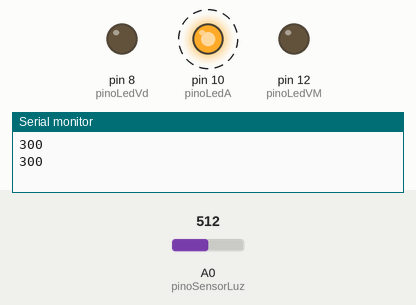
This sketch was run on a simulated Arduino Uno, built with avr-gcc and run on an emulated ATmega328P. On the bench: output pins drawn as LEDs (lit = HIGH), the last lines printed to the serial monitor. Dashed ring = blinking. Inputs (shaded band) come from the test bench; at power-on: A0 (pinoSensorLuz) = 512.

Above: at 2.8 s.
2.9 s: A0 (pinoSensorLuz) set to 669
6.4 s: A0 (pinoSensorLuz) set to 699
At 8.8 s:
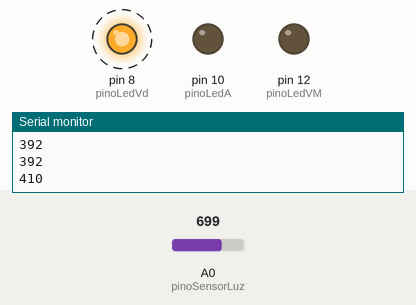
12.4 s: A0 (pinoSensorLuz) set to 306
At 14.8 s:
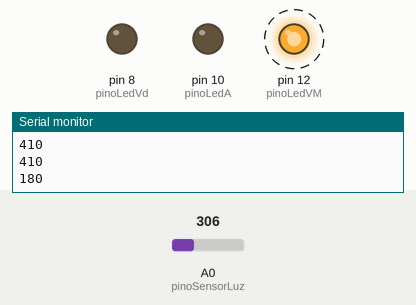
18.4 s: A0 (pinoSensorLuz) set to 325
21.9 s: A0 (pinoSensorLuz) set to 351
At 23.8 s:
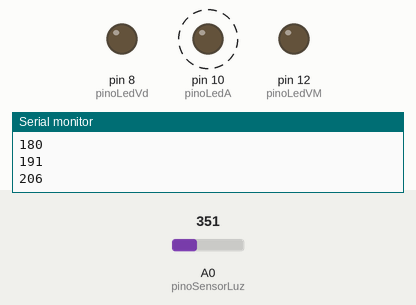
27.9 s: A0 (pinoSensorLuz) set to 122
At 28.8 s:
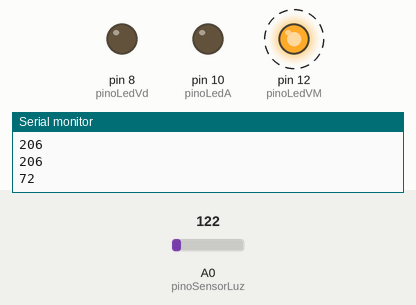
Timing chart, 0 to 34.9 s (numbered marks = the images above; inputs shaded):
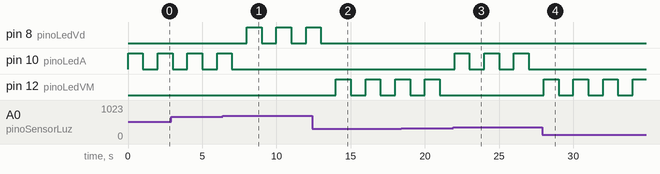

Measured:
- the behaviour switches between 683 and 684 on A0 (pinoSensorLuz) (found by bisection; images 0 and 1)
- the behaviour switches between 341 and 342 on A0 (pinoSensorLuz) (found by bisection; images 2 and 3)
- after the input at 6.4 s, pin 8 (pinoLedVd): alternates HIGH for 1.0 s and LOW for 1.0 s, starting after 1.6 s; pin 10 (pinoLedA): goes on until 7.0 s, then stays LOW
- after the input at 12.4 s, pin 8 (pinoLedVd): goes on until 13.0 s, then stays LOW; pin 12 (pinoLedVM): alternates HIGH for 1.0 s and LOW for 1.0 s, starting after 1.6 s
- after the input at 21.9 s, pin 10 (pinoLedA): alternates HIGH for 1.0 s and LOW for 1.0 s, starting after 0.10 s; pin 12 (pinoLedVM): stops changing and stays LOW
- after the input at 27.9 s, pin 10 (pinoLedA): stops changing and stays LOW; pin 12 (pinoLedVM): alternates HIGH for 1.0 s and LOW for 1.0 s, starting after 0.11 s
- by itself, pin 10 (pinoLedA): alternates HIGH for 1.0 s and LOW for 1.0 s

The sketch:

Exercicio3.ino
```cpp
int pinoLedVM = 12;
int pinoLedA = 10;
int pinoLedVd = 8;
int pinoSensorLuz = A0;
int valorLuz = 0;

void setup() {
  // put your setup code here, to run once:

  pinMode (pinoLedVM, OUTPUT);
  pinMode (pinoLedA, OUTPUT);
  pinMode (pinoLedVd, OUTPUT);
  //pinMode (pinoSensorLuz, INPUT);
  Serial.begin (9600);
}

void loop()
{
  valorLuz = analogRead(pinoSensorLuz);
  valorLuz = map( valorLuz,0,1023,1,600);
   Serial.println (valorLuz);

switch (valorLuz)
{
  case 1 ... 200 : digitalWrite(pinoLedVM,HIGH);
  break;

  case 201 ... 400 : digitalWrite(pinoLedA,HIGH);
  break;

  case 401 ... 600 : digitalWrite(pinoLedVd,HIGH);
  break;
}
  delay(1000);

  digitalWrite(pinoLedVM,LOW);
  digitalWrite(pinoLedA,LOW);
  digitalWrite(pinoLedVd,LOW);
  delay (1000);
}
```
